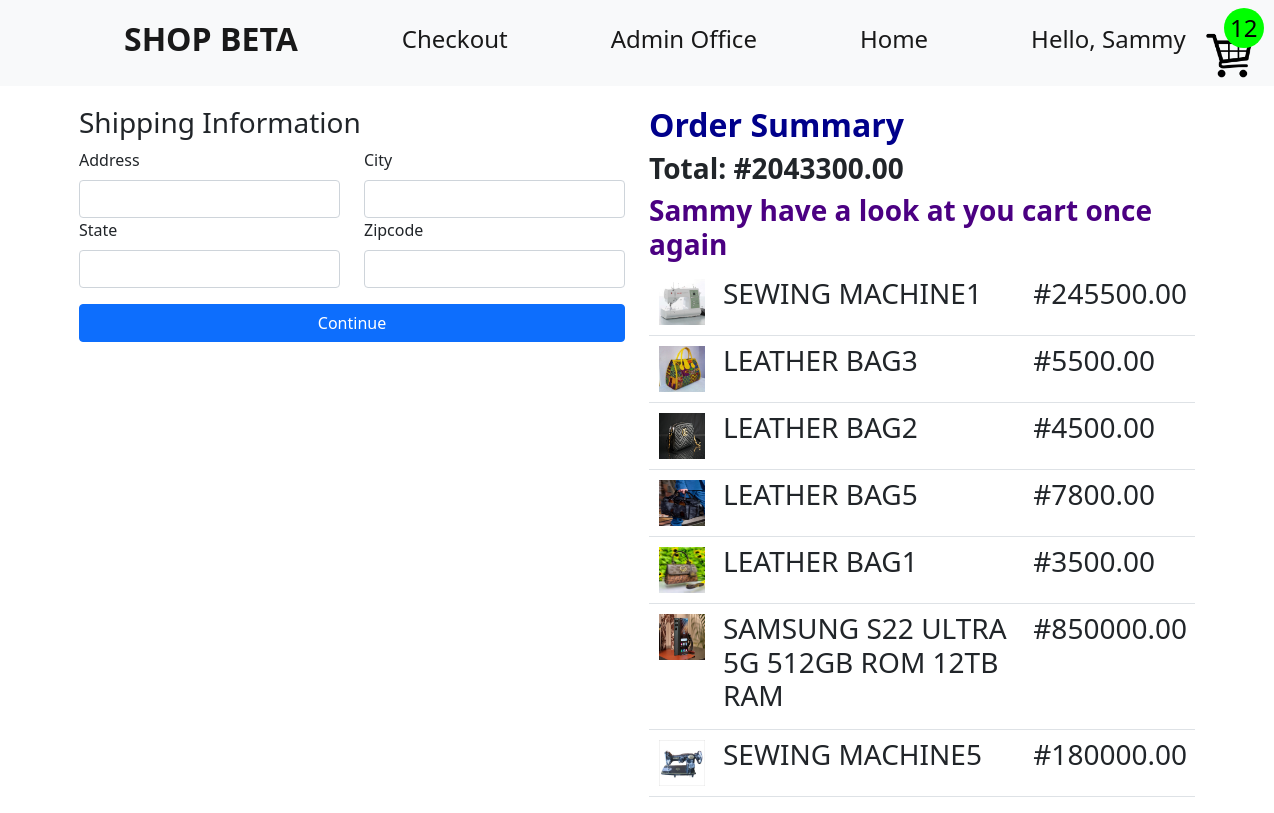
/checkout (signed in), run on the app's committed database.
### marketstore/models.py (models this page shows, shortened)
class Cart(models.Model):
    customer = models.ForeignKey(Customer, on_delete=models.CASCADE)
    cart_id = models.UUIDField(default=uuid.uuid4, unique=True, editable=False)
    completed = models.BooleanField(default=False)
    @property
    def get_cart_total(self):
        cartitems = self.cartitems_set.all()
        total = sum([item.get_total for item in cartitems])
        return total
    @property
    def get_itemtotal(self):
        cartitems = self.cartitems_set.all()
        total = sum([item.quantity for item in cartitems])
        return total

class Cartitems(models.Model):
    cart = models.ForeignKey(Cart, on_delete=models.CASCADE)
    product = models.ForeignKey(Product, on_delete=models.CASCADE)
    quantity = models.IntegerField(default=0)
    @property
    def get_total(self):
        total = self.quantity * self.product.price
        if total == 0.00:
            self.delete()
        return total

class Product(models.Model):
    name = models.CharField(max_length= 50)
    price = models.FloatField(default=10.55)
    image = models.ImageField()

### marketstore/views.py (the view)
# urls.py: path('checkout', views.checkout, name = 'checkout'),
def checkout(request):
    if request.user.is_authenticated:
        customer = request.user.customer
        cart, created = Cart.objects.get_or_create(customer = customer, completed = False)
        cartitems = cart.cartitems_set.all()
        products = Product.objects.all()
    else:
        cartitems = []
        cart = {"get_cart_total": 0, "get_itemtotal": 0}
    return render(request, 'checkout.html',  {'cartitems': cartitems, 'cart':cart})

### marketstore/templates/checkout.html
{% extends 'base.html' %}
{% block content %}
<div class = 'container'>
    <div class = 'row'>
        <div class = 'col-md-6'>
          <div class="uk-width-xlarge uk-margin">
              <div class="uk-card uk-card-small uk-card-default uk-card-body">
                  <form class="row g-3" id ='shipping-form'>
                  <div id = 'shippingInfo'>
                      <h3>Shipping Information</h3>
                      <div class = 'row'>
                          <div class="col-md-6">
                              <label for="inputEmail4" class="form-label">Address</label>
                              <input type="text" class="form-control" id="inputEmail4" name = 'address' required>
                            </div>
                            <div class="col-md-6">
                              <label for="inputPassword4" class="form-label">City</label>
                              <input type="text" class="form-control" id="inputEmail4" name = 'city' required>
                            </div>
                      </div>
                      <div class = 'row'>
                          <div class="col-md-6">
                              <label for="inputEmail4" class="form-label">State</label>
                              <input type="text" class="form-control" id="inputEmail4" name = 'state' required>
                            </div>
                            <div class="col-md-6">
                              <label for="inputPassword4" class="form-label">Zipcode</label>
                              <input type="text" class="form-control" id="inputPassword4" name = 'zipcode' required>
                            </div>
                      </div>
                  </div>
                  <div class="col-12">
                      <div class="d-grid gap-2">
                          <button class="btn btn-primary" type="submit" id = 'cbtn'>Continue</button>
                        </div>
                  </div>
                </form>
              </div>
          </div>
      </div>
        <div class = 'col-md-6'>
            <div class="uk-width-xlarge uk-margin">
                <div class="uk-card uk-card-small uk-card-default uk-card-body"><table class="table">
                    <thead>
                      <tr>
                        <h2 ><strong style="color: #00008B">Order Summary</strong></h2>
                        <h3><strong>Total: #{{cart.get_cart_total|floatformat:2}}</strong></h3>
                        <h3><strong style="color: #4B0082	">{{user}} have a look at you cart once again</strong></h3>
                      </tr>
                    </thead>
                    <tbody>
                {% for item in cartitems%}
                      <tr>
                        <th scope="row"><div id = "cart_image"><img src = {{item.product.image.url}}></div></th>
                        <td><h3>{{item.product.name}}</h3></td>
                        <td><h3>#{{item.product.price | floatformat:2}}</h3></td>
                      </tr>
                  {% endfor %}
                    </tbody>
                  </table></div></div>
        </div>
    </div>
</div>
{% endblock %}

### marketstore/templates/base.html (shortened to what this page needs)
<!DOCTYPE html>
<html lang="en">
    {% load static %}
<head>
    <link href="https://cdn.jsdelivr.net/npm/bootstrap@5.0.0-beta3/dist/css/bootstrap.min.css" rel="stylesheet">
    <link rel="stylesheet" href="https://cdn.jsdelivr.net/npm/uikit@3.6.22/dist/css/uikit.min.css" />
    <link rel ='stylesheet' href = "{% static 'css/style.css' %}">
</head>
<body>
    <nav class="navbar navbar-expand-lg navbar-light bg-light">
        <div class="container-fluid">
          <a class="navbar-brand" href="#"><h2><strong>SHOP BETA</strong></h2></a>
          <div class="collapse navbar-collapse" id="navbarSupportedContent">
            <ul class="navbar-nav me-auto mb-2 mb-lg-0">
              <li class="nav-item">
                <a class="nav-link active" aria-current="page" href="{% url 'checkout' %}"><h4>Checkout</h4></a>
              </li>
              {% if user.is_superuser %}
            <li class="nav-item ">
              <a class="nav-link active" aria-current="page" href="{% url 'admin:index' %}"><h4>Admin Office</h4></a>
            </li>
              {%endif%}
              <li class="nav-item">
                <a class="nav-link active" aria-current="page" href="{% url 'store' %}"><h4>Home</h4></a>
              </li>
              <li class="nav-item">
                <a class="nav-link active" aria-current="page" href=""><h4>Hello, {{user}}</h4></a>
              </li>
            </ul>
            <form class="d-flex">
              <a href = "{% url 'cart' %}">
                <div class ='cart_container'>
                <img src = "{% static 'image/cart1.png' %}">
                <div class = 'cart-item-count'><h4>{{cart.get_itemtotal}}</h4></div>
            </div>
          </a>
            </form>
          </div>
        </div>
      </nav>
      {% block content %}{% endblock %}
</body>
</html>

### static/css/style.css (style rules this page uses)
* { padding: 0px; margin: 0px; box-sizing: border-box; }
.navbar-nav { width: 800px !important; justify-content: space-between !important; }
.me-auto { margin-left: 5rem !important; }
.navbar-brand { margin-left: 7rem; }
.container-fluid { display: flex !important; justify-content: space-evenly; }
.container { margin: auto; margin-top: 20px; }
#cart_image { width: 50px; height: 50px; border: 2px solid white; }
#cart_image img { width: 100%; height: 100%; }
.cart_container { width: 70px; height: 70px; border-radius: 5px; display: flex; flex-direction: column; align-items: center; justify-content: end; position: relative; }
.cart_container img { width: 65%; height: 65%; }
.cart-item-count { width: 40px; height: 40px; border-radius: 50%; background-color: lime; position: absolute; top: 0px; right: 0px; display: flex; align-items: center; justify-content: center; color: black }
.cart-item-count h4 { margin: 0px !important; }

### data on the page
Cart: get_itemtotal "12", get_cart_total "2043300.00"
Cartitems: product.image (picture), product.name "SEWING MACHINE1", product.price "245500.00"
Cartitems: product.image (picture), product.name "LEATHER BAG3", product.price "5500.00"
Cartitems: product.image (picture), product.name "LEATHER BAG2", product.price "4500.00"
Cartitems: product.image (picture), product.name "LEATHER BAG5", product.price "7800.00"
Cartitems: product.image (picture), product.name "LEATHER BAG1", product.price "3500.00"
Cartitems: product.image (picture), product.name "SAMSUNG S22 ULTRA 5G 512GB ROM 12TB RAM", product.price "850000.00"
Cartitems: product.image (picture), product.name "SEWING MACHINE5", product.price "180000.00"

### other printed values
{{ user }} "Sammy"
